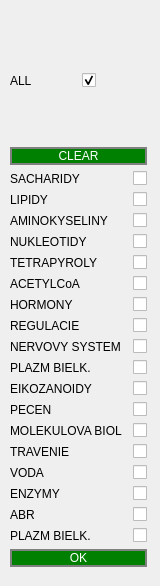
<?xml version="1.0" encoding="UTF-8"?>
<ui version="4.0">
 <class>topics</class>
 <widget class="QDialog" name="topics">
  <property name="geometry">
   <rect>
    <x>0</x>
    <y>0</y>
    <width>160</width>
    <height>586</height>
   </rect>
  </property>
  <property name="windowTitle">
   <string>Dialog</string>
  </property>
  <widget class="QWidget" name="layoutWidget">
   <property name="geometry">
    <rect>
     <x>10</x>
     <y>20</y>
     <width>137</width>
     <height>547</height>
    </rect>
   </property>
   <layout class="QVBoxLayout" name="verticalLayout_2">
    <item>
     <layout class="QVBoxLayout" name="verticalLayout_3">
      <item>
       <layout class="QHBoxLayout" name="horizontalLayout">
        <item>
         <widget class="QLabel" name="label">
          <property name="styleSheet">
           <string notr="true"/>
          </property>
          <property name="text">
           <string>ALL</string>
          </property>
         </widget>
        </item>
        <item>
         <widget class="QCheckBox" name="allCheckBox">
          <property name="sizePolicy">
           <sizepolicy hsizetype="Minimum" vsizetype="Minimum">
            <horstretch>0</horstretch>
            <verstretch>0</verstretch>
           </sizepolicy>
          </property>
          <property name="text">
           <string/>
          </property>
          <property name="checked">
           <bool>true</bool>
          </property>
         </widget>
        </item>
       </layout>
      </item>
      <item>
       <widget class="QPushButton" name="clearButton">
        <property name="styleSheet">
         <string notr="true">QPushButton {border: 2px solid gray;
  border-radius: 10px;
  padding: 0 8px;
  background: green; color:white}</string>
        </property>
        <property name="text">
         <string>CLEAR</string>
        </property>
       </widget>
      </item>
     </layout>
    </item>
    <item>
     <layout class="QVBoxLayout" name="verticalLayout">
      <item>
       <layout class="QHBoxLayout" name="horizontalLayout_1">
        <item>
         <widget class="QLabel" name="label_1">
          <property name="sizePolicy">
           <sizepolicy hsizetype="Maximum" vsizetype="Preferred">
            <horstretch>0</horstretch>
            <verstretch>0</verstretch>
           </sizepolicy>
          </property>
          <property name="text">
           <string>SACHARIDY</string>
          </property>
         </widget>
        </item>
        <item alignment="Qt::AlignRight">
         <widget class="QCheckBox" name="checkBox_1">
          <property name="sizePolicy">
           <sizepolicy hsizetype="Minimum" vsizetype="Fixed">
            <horstretch>0</horstretch>
            <verstretch>0</verstretch>
           </sizepolicy>
          </property>
          <property name="text">
           <string/>
          </property>
         </widget>
        </item>
       </layout>
      </item>
      <item>
       <layout class="QHBoxLayout" name="horizontalLayout_2">
        <item>
         <widget class="QLabel" name="label_2">
          <property name="sizePolicy">
           <sizepolicy hsizetype="Maximum" vsizetype="Preferred">
            <horstretch>0</horstretch>
            <verstretch>0</verstretch>
           </sizepolicy>
          </property>
          <property name="text">
           <string>LIPIDY</string>
          </property>
         </widget>
        </item>
        <item alignment="Qt::AlignRight">
         <widget class="QCheckBox" name="checkBox_2">
          <property name="sizePolicy">
           <sizepolicy hsizetype="Minimum" vsizetype="Fixed">
            <horstretch>0</horstretch>
            <verstretch>0</verstretch>
           </sizepolicy>
          </property>
          <property name="text">
           <string/>
          </property>
         </widget>
        </item>
       </layout>
      </item>
      <item>
       <layout class="QHBoxLayout" name="horizontalLayout_3">
        <item>
         <widget class="QLabel" name="label_3">
          <property name="sizePolicy">
           <sizepolicy hsizetype="Maximum" vsizetype="Preferred">
            <horstretch>0</horstretch>
            <verstretch>0</verstretch>
           </sizepolicy>
          </property>
          <property name="text">
           <string>AMINOKYSELINY</string>
          </property>
         </widget>
        </item>
        <item alignment="Qt::AlignRight">
         <widget class="QCheckBox" name="checkBox_3">
          <property name="sizePolicy">
           <sizepolicy hsizetype="Minimum" vsizetype="Fixed">
            <horstretch>0</horstretch>
            <verstretch>0</verstretch>
           </sizepolicy>
          </property>
          <property name="text">
           <string/>
          </property>
         </widget>
        </item>
       </layout>
      </item>
      <item>
       <layout class="QHBoxLayout" name="horizontalLayout_4">
        <item>
         <widget class="QLabel" name="label_4">
          <property name="sizePolicy">
           <sizepolicy hsizetype="Maximum" vsizetype="Preferred">
            <horstretch>0</horstretch>
            <verstretch>0</verstretch>
           </sizepolicy>
          </property>
          <property name="text">
           <string>NUKLEOTIDY</string>
          </property>
         </widget>
        </item>
        <item alignment="Qt::AlignRight">
         <widget class="QCheckBox" name="checkBox_4">
          <property name="sizePolicy">
           <sizepolicy hsizetype="Minimum" vsizetype="Fixed">
            <horstretch>0</horstretch>
            <verstretch>0</verstretch>
           </sizepolicy>
          </property>
          <property name="text">
           <string/>
          </property>
         </widget>
        </item>
       </layout>
      </item>
      <item>
       <layout class="QHBoxLayout" name="horizontalLayout_5">
        <item>
         <widget class="QLabel" name="label_5">
          <property name="sizePolicy">
           <sizepolicy hsizetype="Maximum" vsizetype="Preferred">
            <horstretch>0</horstretch>
            <verstretch>0</verstretch>
           </sizepolicy>
          </property>
          <property name="text">
           <string>TETRAPYROLY</string>
          </property>
         </widget>
        </item>
        <item alignment="Qt::AlignRight">
         <widget class="QCheckBox" name="checkBox_5">
          <property name="sizePolicy">
           <sizepolicy hsizetype="Minimum" vsizetype="Fixed">
            <horstretch>0</horstretch>
            <verstretch>0</verstretch>
           </sizepolicy>
          </property>
          <property name="text">
           <string/>
          </property>
         </widget>
        </item>
       </layout>
      </item>
      <item>
       <layout class="QHBoxLayout" name="horizontalLayout_6">
        <item>
         <widget class="QLabel" name="label_6">
          <property name="sizePolicy">
           <sizepolicy hsizetype="Maximum" vsizetype="Preferred">
            <horstretch>0</horstretch>
            <verstretch>0</verstretch>
           </sizepolicy>
          </property>
          <property name="text">
           <string>ACETYLCoA</string>
          </property>
         </widget>
        </item>
        <item alignment="Qt::AlignRight">
         <widget class="QCheckBox" name="checkBox_6">
          <property name="sizePolicy">
           <sizepolicy hsizetype="Minimum" vsizetype="Fixed">
            <horstretch>0</horstretch>
            <verstretch>0</verstretch>
           </sizepolicy>
          </property>
          <property name="text">
           <string/>
          </property>
         </widget>
        </item>
       </layout>
      </item>
      <item>
       <layout class="QHBoxLayout" name="horizontalLayout_7">
        <item>
         <widget class="QLabel" name="label_7">
          <property name="sizePolicy">
           <sizepolicy hsizetype="Maximum" vsizetype="Preferred">
            <horstretch>0</horstretch>
            <verstretch>0</verstretch>
           </sizepolicy>
          </property>
          <property name="styleSheet">
           <string notr="true">}</string>
          </property>
          <property name="text">
           <string>HORMONY</string>
          </property>
         </widget>
        </item>
        <item alignment="Qt::AlignRight">
         <widget class="QCheckBox" name="checkBox_7">
          <property name="sizePolicy">
           <sizepolicy hsizetype="Minimum" vsizetype="Fixed">
            <horstretch>0</horstretch>
            <verstretch>0</verstretch>
           </sizepolicy>
          </property>
          <property name="text">
           <string/>
          </property>
         </widget>
        </item>
       </layout>
      </item>
      <item>
       <layout class="QHBoxLayout" name="horizontalLayout_8">
        <item>
         <widget class="QLabel" name="label_8">
          <property name="sizePolicy">
           <sizepolicy hsizetype="Maximum" vsizetype="Preferred">
            <horstretch>0</horstretch>
            <verstretch>0</verstretch>
           </sizepolicy>
          </property>
          <property name="text">
           <string>REGULACIE</string>
          </property>
         </widget>
        </item>
        <item alignment="Qt::AlignRight">
         <widget class="QCheckBox" name="checkBox_8">
          <property name="sizePolicy">
           <sizepolicy hsizetype="Minimum" vsizetype="Fixed">
            <horstretch>0</horstretch>
            <verstretch>0</verstretch>
           </sizepolicy>
          </property>
          <property name="text">
           <string/>
          </property>
         </widget>
        </item>
       </layout>
      </item>
      <item>
       <layout class="QHBoxLayout" name="horizontalLayout_17">
        <item>
         <widget class="QLabel" name="label_11">
          <property name="sizePolicy">
           <sizepolicy hsizetype="Maximum" vsizetype="Preferred">
            <horstretch>0</horstretch>
            <verstretch>0</verstretch>
           </sizepolicy>
          </property>
          <property name="text">
           <string>NERVOVY SYSTEM</string>
          </property>
         </widget>
        </item>
        <item alignment="Qt::AlignRight">
         <widget class="QCheckBox" name="checkBox_9">
          <property name="sizePolicy">
           <sizepolicy hsizetype="Minimum" vsizetype="Fixed">
            <horstretch>0</horstretch>
            <verstretch>0</verstretch>
           </sizepolicy>
          </property>
          <property name="text">
           <string/>
          </property>
         </widget>
        </item>
       </layout>
      </item>
      <item>
       <layout class="QHBoxLayout" name="horizontalLayout_20">
        <item>
         <widget class="QLabel" name="label_20">
          <property name="sizePolicy">
           <sizepolicy hsizetype="Maximum" vsizetype="Preferred">
            <horstretch>0</horstretch>
            <verstretch>0</verstretch>
           </sizepolicy>
          </property>
          <property name="text">
           <string>PLAZM BIELK.</string>
          </property>
         </widget>
        </item>
        <item alignment="Qt::AlignRight">
         <widget class="QCheckBox" name="checkBox_10">
          <property name="sizePolicy">
           <sizepolicy hsizetype="Minimum" vsizetype="Fixed">
            <horstretch>0</horstretch>
            <verstretch>0</verstretch>
           </sizepolicy>
          </property>
          <property name="text">
           <string/>
          </property>
         </widget>
        </item>
       </layout>
      </item>
      <item>
       <layout class="QHBoxLayout" name="horizontalLayout_9">
        <item>
         <widget class="QLabel" name="label_10">
          <property name="text">
           <string>EIKOZANOIDY</string>
          </property>
         </widget>
        </item>
        <item>
         <widget class="QCheckBox" name="checkBox_11">
          <property name="sizePolicy">
           <sizepolicy hsizetype="Maximum" vsizetype="Fixed">
            <horstretch>0</horstretch>
            <verstretch>0</verstretch>
           </sizepolicy>
          </property>
          <property name="text">
           <string/>
          </property>
         </widget>
        </item>
       </layout>
      </item>
      <item>
       <layout class="QHBoxLayout" name="horizontalLayout_10">
        <item>
         <widget class="QLabel" name="label_9">
          <property name="sizePolicy">
           <sizepolicy hsizetype="Maximum" vsizetype="Preferred">
            <horstretch>0</horstretch>
            <verstretch>0</verstretch>
           </sizepolicy>
          </property>
          <property name="text">
           <string>PECEN</string>
          </property>
         </widget>
        </item>
        <item alignment="Qt::AlignRight">
         <widget class="QCheckBox" name="checkBox_12">
          <property name="sizePolicy">
           <sizepolicy hsizetype="Minimum" vsizetype="Fixed">
            <horstretch>0</horstretch>
            <verstretch>0</verstretch>
           </sizepolicy>
          </property>
          <property name="text">
           <string/>
          </property>
         </widget>
        </item>
       </layout>
      </item>
      <item>
       <layout class="QHBoxLayout" name="horizontalLayout_11">
        <item>
         <widget class="QLabel" name="label_12">
          <property name="text">
           <string>MOLEKULOVA BIOL</string>
          </property>
         </widget>
        </item>
        <item>
         <widget class="QCheckBox" name="checkBox_13">
          <property name="sizePolicy">
           <sizepolicy hsizetype="Maximum" vsizetype="Fixed">
            <horstretch>0</horstretch>
            <verstretch>0</verstretch>
           </sizepolicy>
          </property>
          <property name="text">
           <string/>
          </property>
         </widget>
        </item>
       </layout>
      </item>
      <item>
       <layout class="QHBoxLayout" name="horizontalLayout_12">
        <item>
         <widget class="QLabel" name="label_13">
          <property name="text">
           <string>TRAVENIE</string>
          </property>
         </widget>
        </item>
        <item>
         <widget class="QCheckBox" name="checkBox_14">
          <property name="sizePolicy">
           <sizepolicy hsizetype="Maximum" vsizetype="Fixed">
            <horstretch>0</horstretch>
            <verstretch>0</verstretch>
           </sizepolicy>
          </property>
          <property name="text">
           <string/>
          </property>
         </widget>
        </item>
       </layout>
      </item>
      <item>
       <layout class="QHBoxLayout" name="horizontalLayout_13">
        <item>
         <widget class="QLabel" name="label_14">
          <property name="text">
           <string>VODA</string>
          </property>
         </widget>
        </item>
        <item alignment="Qt::AlignRight">
         <widget class="QCheckBox" name="checkBox_15">
          <property name="sizePolicy">
           <sizepolicy hsizetype="Minimum" vsizetype="Fixed">
            <horstretch>0</horstretch>
            <verstretch>0</verstretch>
           </sizepolicy>
          </property>
          <property name="text">
           <string/>
          </property>
         </widget>
        </item>
       </layout>
      </item>
      <item>
       <layout class="QHBoxLayout" name="horizontalLayout_14">
        <item>
         <widget class="QLabel" name="label_15">
          <property name="sizePolicy">
           <sizepolicy hsizetype="Maximum" vsizetype="Preferred">
            <horstretch>0</horstretch>
            <verstretch>0</verstretch>
           </sizepolicy>
          </property>
          <property name="text">
           <string>ENZYMY</string>
          </property>
         </widget>
        </item>
        <item alignment="Qt::AlignRight">
         <widget class="QCheckBox" name="checkBox_16">
          <property name="sizePolicy">
           <sizepolicy hsizetype="Minimum" vsizetype="Fixed">
            <horstretch>0</horstretch>
            <verstretch>0</verstretch>
           </sizepolicy>
          </property>
          <property name="text">
           <string/>
          </property>
         </widget>
        </item>
       </layout>
      </item>
      <item>
       <layout class="QHBoxLayout" name="horizontalLayout_15">
        <item>
         <widget class="QLabel" name="label_16">
          <property name="sizePolicy">
           <sizepolicy hsizetype="Maximum" vsizetype="Preferred">
            <horstretch>0</horstretch>
            <verstretch>0</verstretch>
           </sizepolicy>
          </property>
          <property name="text">
           <string>ABR</string>
          </property>
         </widget>
        </item>
        <item alignment="Qt::AlignRight">
         <widget class="QCheckBox" name="checkBox_17">
          <property name="sizePolicy">
           <sizepolicy hsizetype="Minimum" vsizetype="Fixed">
            <horstretch>0</horstretch>
            <verstretch>0</verstretch>
           </sizepolicy>
          </property>
          <property name="text">
           <string/>
          </property>
         </widget>
        </item>
       </layout>
      </item>
      <item>
       <layout class="QHBoxLayout" name="horizontalLayout_16">
        <item>
         <widget class="QLabel" name="label_17">
          <property name="sizePolicy">
           <sizepolicy hsizetype="Maximum" vsizetype="Preferred">
            <horstretch>0</horstretch>
            <verstretch>0</verstretch>
           </sizepolicy>
          </property>
          <property name="text">
           <string>PLAZM BIELK.</string>
          </property>
         </widget>
        </item>
        <item alignment="Qt::AlignRight">
         <widget class="QCheckBox" name="checkBox_18">
          <property name="sizePolicy">
           <sizepolicy hsizetype="Minimum" vsizetype="Fixed">
            <horstretch>0</horstretch>
            <verstretch>0</verstretch>
           </sizepolicy>
          </property>
          <property name="text">
           <string/>
          </property>
         </widget>
        </item>
       </layout>
      </item>
     </layout>
    </item>
    <item>
     <widget class="QPushButton" name="okButton">
      <property name="styleSheet">
       <string notr="true">QPushButton {border: 2px solid gray;
  border-radius: 10px;
  padding: 0 8px;
  background: green;color:white}</string>
      </property>
      <property name="text">
       <string>OK</string>
      </property>
     </widget>
    </item>
   </layout>
  </widget>
 </widget>
 <resources/>
 <connections/>
</ui>
